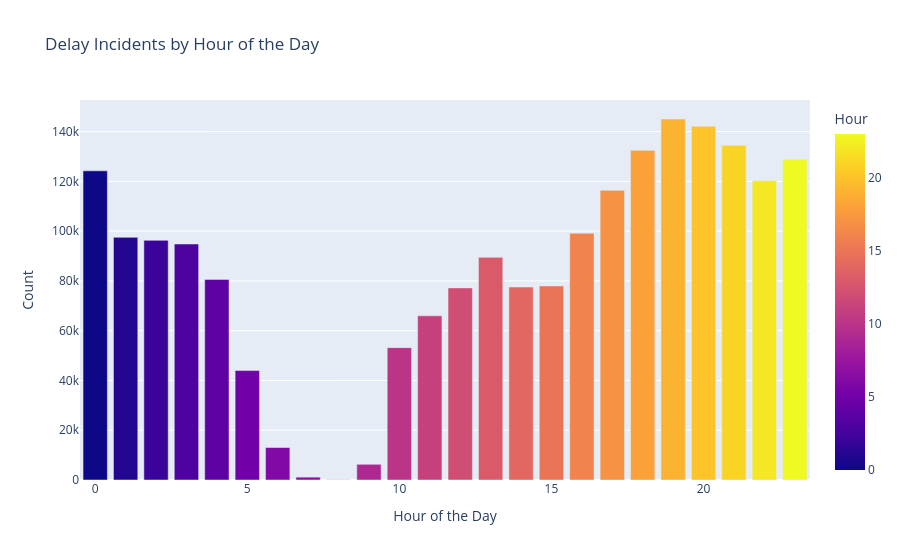

Here is the notebook cell this chart was saved with:
### Markdown cell above
### Delay by hour

### Code cell
# delay by hour with > 0 delay seconds
hour_counts = df_with_encoding['hour'].value_counts().sort_index()
hour_data = cf.DataFrame({'Hour': hour_counts.index, 'Count': hour_counts.values})
fig = px.bar(hour_data, x='Hour', y='Count', title='Delay Incidents by Hour of the Day', color='Hour')
fig.update_layout(xaxis_title='Hour of the Day', yaxis_title='Count')
fig.show()

### Figure 1 — Plotly figure (JSON) as saved in the notebook; plotly's stock layout.template omitted (floating-point values rounded to 4 significant figures)
{"data": [{"hovertemplate": "Hour=%{marker.color}<br>Count=%{y}<extra></extra>", "legendgroup": "", "marker": {"color": [0, 1, 2, 3, 4, 5, 6, 7, 8, 9, 10, 11, 12, 13, 14, 15, 16, 17, 18, 19, 20, 21, 22, 23], "coloraxis": "coloraxis", "pattern": {"shape": ""}}, "name": "", "orientation": "v", "showlegend": false, "textposition": "auto", "type": "bar", "x": [0, 1, 2, 3, 4, 5, 6, 7, 8, 9, 10, 11, 12, 13, 14, 15, 16, 17, 18, 19, 20, 21, 22, 23], "xaxis": "x", "y": [124237, 97505, 96297, 94836, 80609, 43991, 13051, 1154, 73, 6307, 53193, 65973, 77197, 89468, 77548, 77977, 99177, 116406, 132475, 145066, 142131, 134497, 120256, 128896], "yaxis": "y"}], "layout": {"barmode": "relative", "coloraxis": {"colorbar": {"title": {"text": "Hour"}}, "colorscale": [[0, "#0d0887"], [0.1111, "#46039f"], [0.2222, "#7201a8"], [0.3333, "#9c179e"], [0.4444, "#bd3786"], [0.5556, "#d8576b"], [0.6667, "#ed7953"], [0.7778, "#fb9f3a"], [0.8889, "#fdca26"], [1, "#f0f921"]]}, "legend": {"tracegroupgap": 0}, "title": {"text": "Delay Incidents by Hour of the Day"}, "xaxis": {"anchor": "y", "domain": [0, 1], "title": {"text": "Hour of the Day"}}, "yaxis": {"anchor": "x", "domain": [0, 1], "title": {"text": "Count"}}}}
